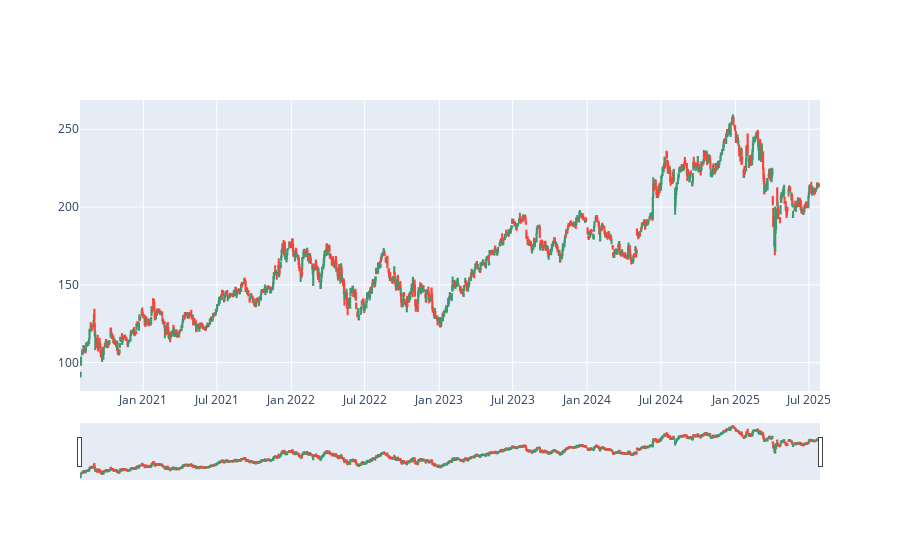

Notebook code for this chart:
### Code cell
#Plotly documentation on plotting financial charts: https://plotly.com/python/candlestick-charts/ 

fig = go.Figure(data=[
    go.Candlestick(
        x = historical_data['Date'],
        open = historical_data['Open'],
        close = historical_data['Close'],
        high = historical_data['High'],
        low = historical_data['Low']
    )
])

fig.show()

### Figure 1 — Plotly figure (JSON) as saved in the notebook; plotly's stock layout.template omitted (floating-point values rounded to 4 significant figures; data arrays with more than 128 entries replaced by an {"elided": "..."} marker saying what was removed)
{"data": [{"close": {"elided": "1255 float values"}, "high": {"elided": "1255 float values"}, "low": {"elided": "1255 float values"}, "open": {"elided": "1255 float values"}, "type": "candlestick", "x": {"elided": "1255 str values"}}], "layout": {}}
